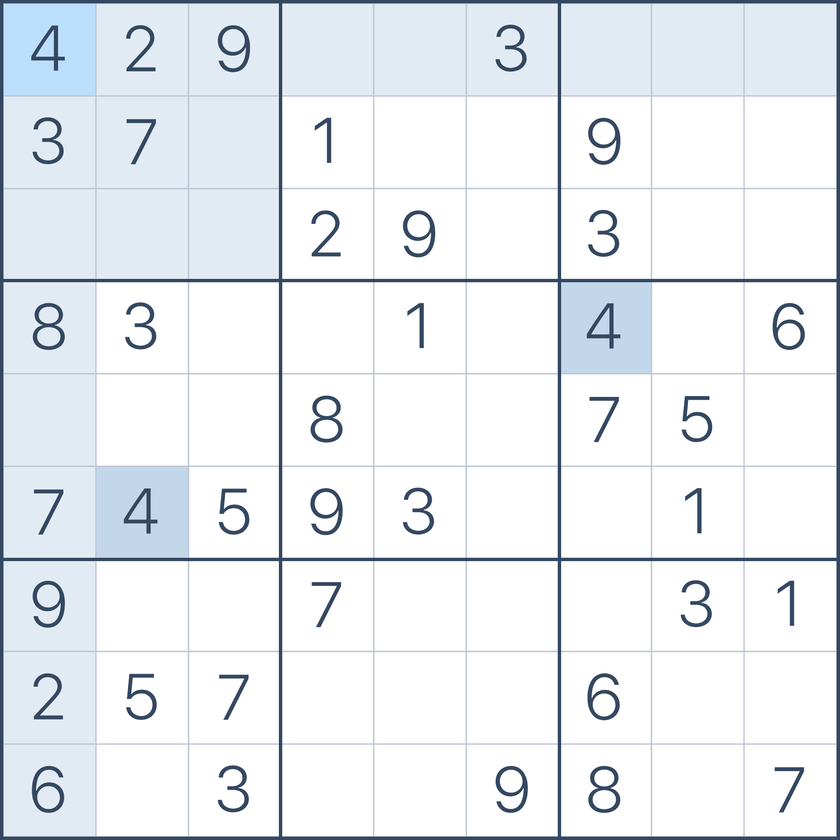
#> input picture canvas.png, 840 x 840 px, shrunk from 2000 x 2000 before the run
$ python keras.py
#> lines starting #> are read from the running program, lines starting #| are printed output that depends on the picture; after the words box and inside, x2 and y2 are one past the last pixel; in counts of white or black regions, pixels touching at a corner belong together
# -*- coding: UTF-8 -*-
import cv2
import glob as gb

# 九宫格，最外面包围所有的是0号轮廓，里面81个小方格就是0号轮廓的自轮廓，
# 而每一个已知数字的轮廓都是对应方格的子轮廓。

# 对每一个轮廓有：[Next,Previous,First_Child,Parent])

# read the pic
img = cv2.imread('canvas.png')
#> img is the input picture: shape (840, 840, 3); mean B, G, R 242, 237.7, 233.6
# transfer the BGR to GRAY
# gray = cv2.cvtColor(img,cv2.COLOR_BGR2GRAY)
gray = cv2.cvtColor(img, cv2.COLOR_BGR2GRAY)
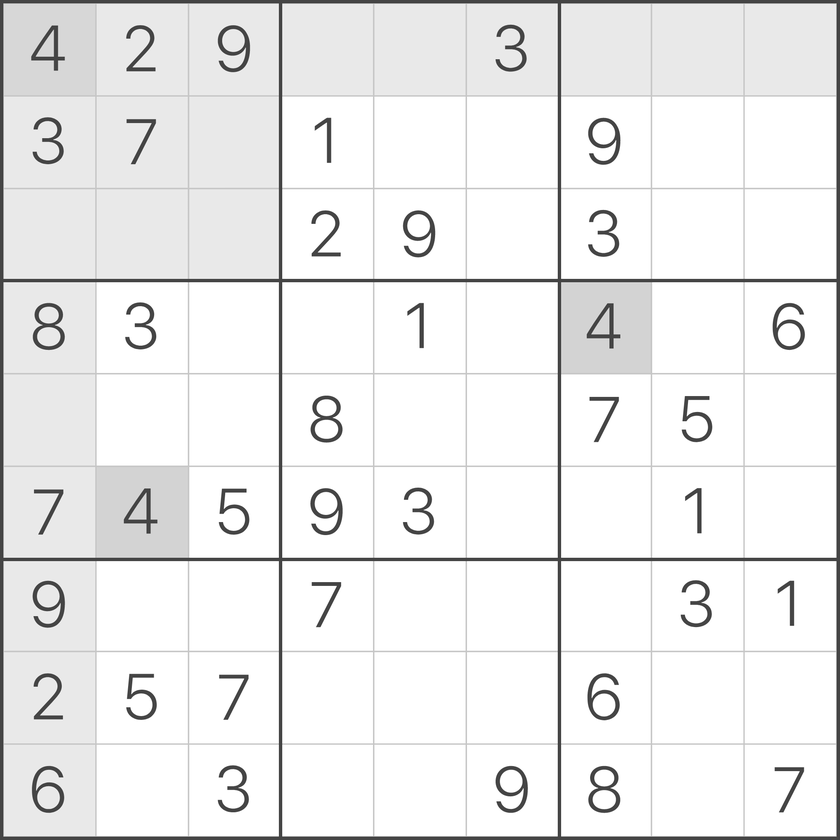
#> gray: shape (840, 840); min 42, max 255, mean 237

# 阈值分割
ret, thresh = cv2.threshold(gray, 200, 255, 1)
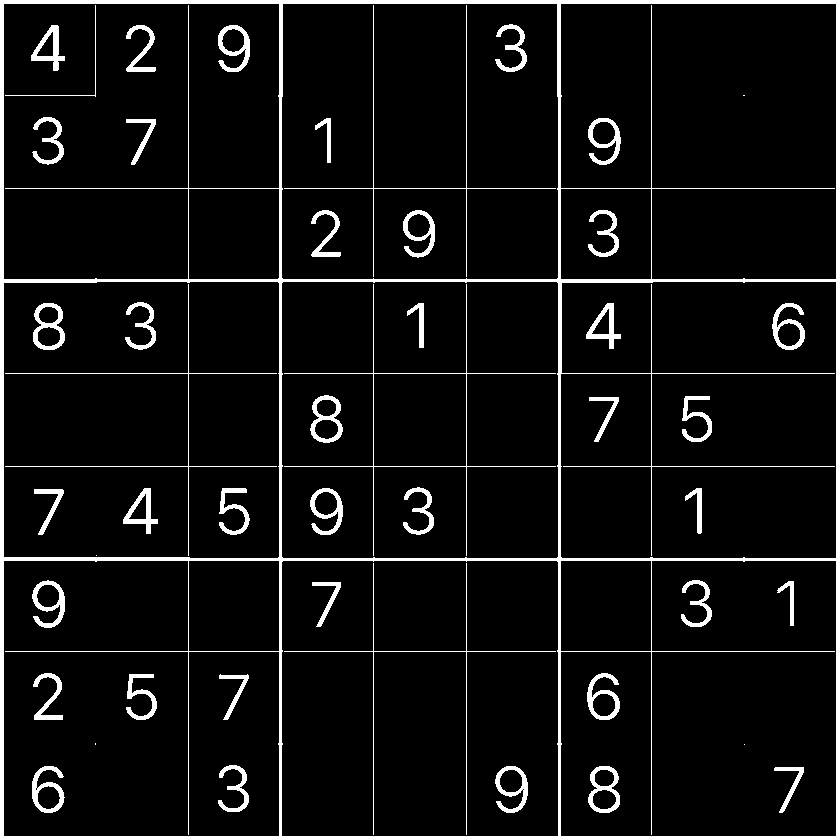
#> thresh: shape (840, 840); 6.9% white; 48 white regions (4 under 20 px), largest, box (x1, y1, x2, y2) and area: (0, 0, 840, 840) 27048, (284, 284, 556, 556) 1084, (284, 5, 556, 277) 814

# 对二值图像进行膨胀操作???
kernel = cv2.getStructuringElement(cv2.MORPH_CROSS, (5, 5))
dilated = cv2.dilate(thresh, kernel)
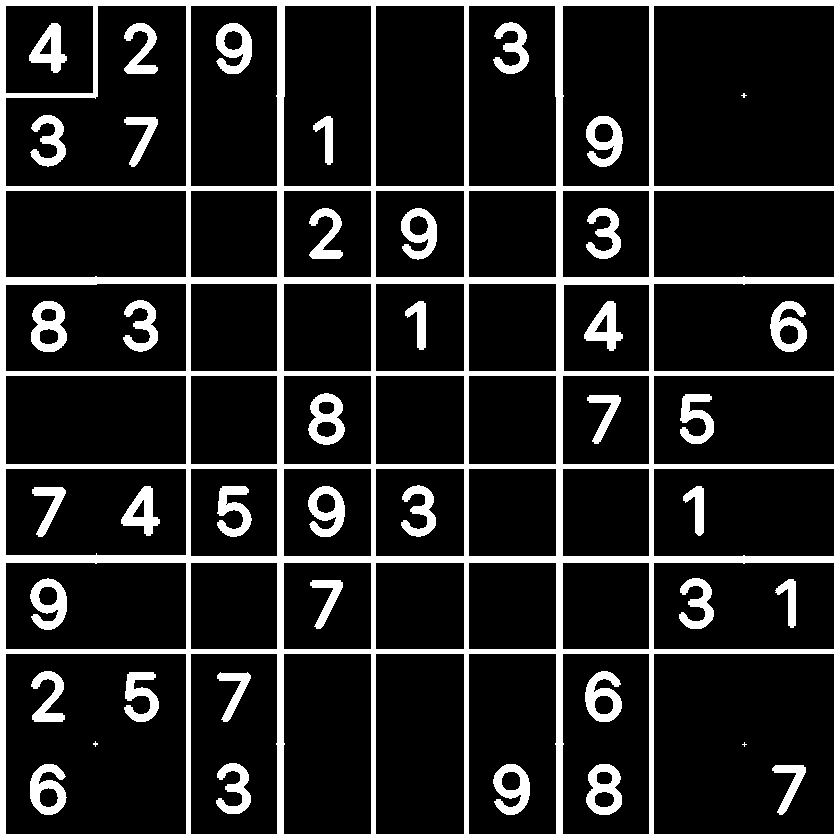
#> dilated: shape (840, 840); 15.6% white; 42 white regions (3 under 20 px)

# 轮廓提取，cv2.RETR_TREE表示建立层级结构
contours, hierarchy = cv2.findContours(dilated, cv2.RETR_TREE, cv2.CHAIN_APPROX_SIMPLE)
#> contours = 114 contours, 7 with area under 20; largest, box (x1, y1, x2, y2) and area: (0, 0, 840, 840) 703921, (653, 653, 835, 835) 32759, (5, 653, 187, 835) 32759, (653, 5, 835, 187) 32759, (5, 5, 187, 187) 24296
# print(hierarchy.shape)
# cv2.namedWindow("img", cv2.WINDOW_NORMAL);
# cv2.imshow("img", image)
# cv2.waitKey(0)
# 提取小方格,父轮廓都为0号
boxes = []
for i in range(len(hierarchy[0])):
    if hierarchy[0][i][3] == 0:
        boxes.append(hierarchy[0][i])
#> this loop made 114 passes
#> after the loop, boxes = 50 items, first 6: [4, -1, 2, 0], [10, 1, 5, 0], [13, 4, 11, 0], [14, 10, -1, 0], [15, 13, -1, 0], [18, 14, 16, 0]

# #提取数字
number_boxes = []
for j in range(len(boxes)):
    if boxes[j][2] != -1:
        # number_boxes.append(boxes[j])
        x, y, w, h = cv2.boundingRect(contours[boxes[j][2]])
        number_boxes.append([x, y, w, h])
        img = cv2.rectangle(img, (x - 1, y - 1), (x + w + 1, y + h + 1), (0, 0, 255), 2)
#> this loop made 50 passes
#> (x, y, w, h) on passes 1, 2, 3, 6, 7, 8, 12, 14, 15, 18, 19, 20: (772, 765, 34, 50), (586, 764, 36, 51), (493, 764, 37, 51), (216, 763, 35, 51), (30, 764, 37, 51), (775, 579, 21, 49), (310, 580, 33, 49), (30, 578, 37, 52), (683, 486, 21, 50), (401, 485, 35, 52), (308, 486, 37, 51), (217, 486, 35, 51)
#> pass 1, `img = cv2.rectangle(img, (x - 1, y - 1), (x + w + 1, y + h + 1), (0, 0..`:
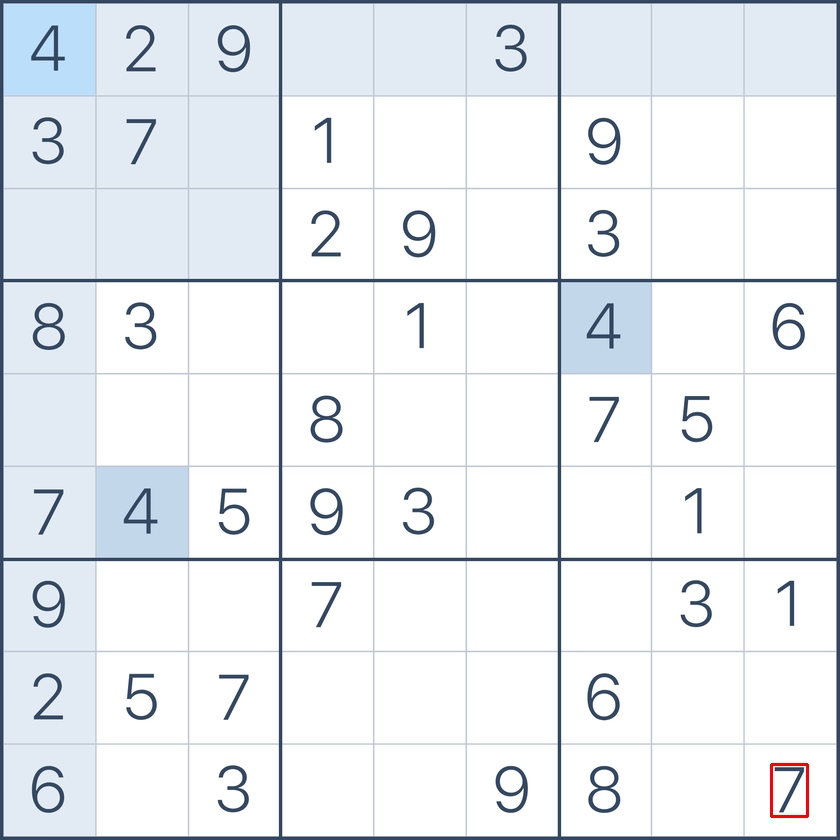
#> img: shape (840, 840, 3); 0.07% of pixels changed, all inside (x1, y1, x2, y2) = (770, 763, 809, 818)
#> pass 3, `img = cv2.rectangle(img, (x - 1, y - 1), (x + w + 1, y + h + 1), (0, 0..`:
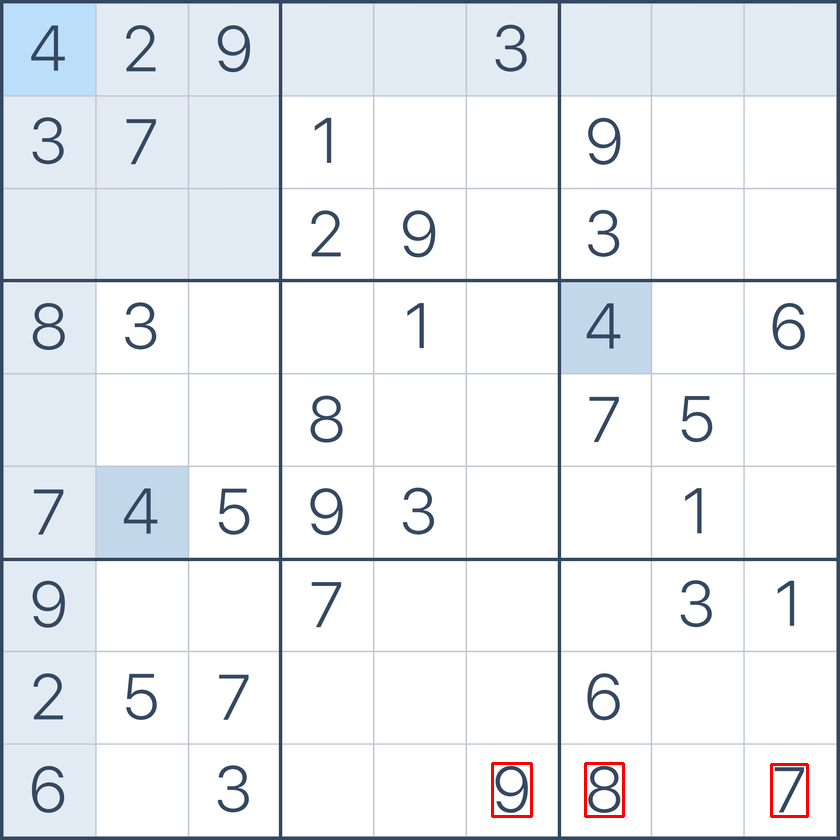
#> img: shape (840, 840, 3); mean B, G, R 241.4, 237.2, 233.6
#> after the loop:
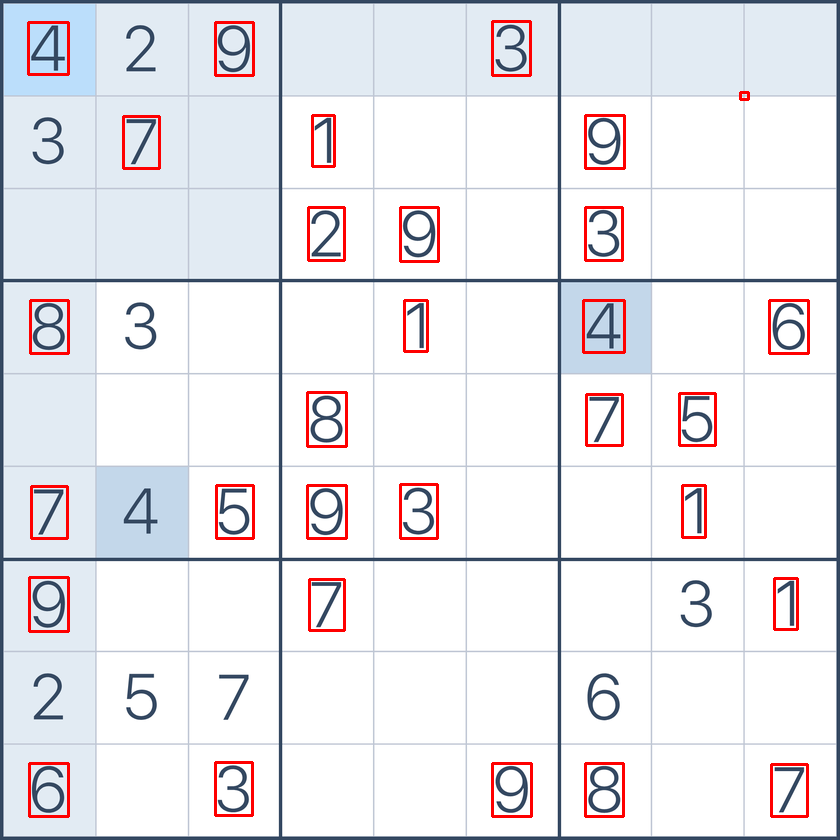
#> img: shape (840, 840, 3); 1.94% of pixels changed, all inside (x1, y1, x2, y2) = (27, 20, 810, 818)
#> after the loop, number_boxes = 30 items, first 6: [772, 765, 34, 50], [586, 764, 36, 51], [493, 764, 37, 51], [216, 763, 35, 51], [30, 764, 37, 51], [775, 579, 21, 49]

cv2.namedWindow("img", cv2.WINDOW_NORMAL)
cv2.imshow("img", img)
cv2.waitKey(0)
